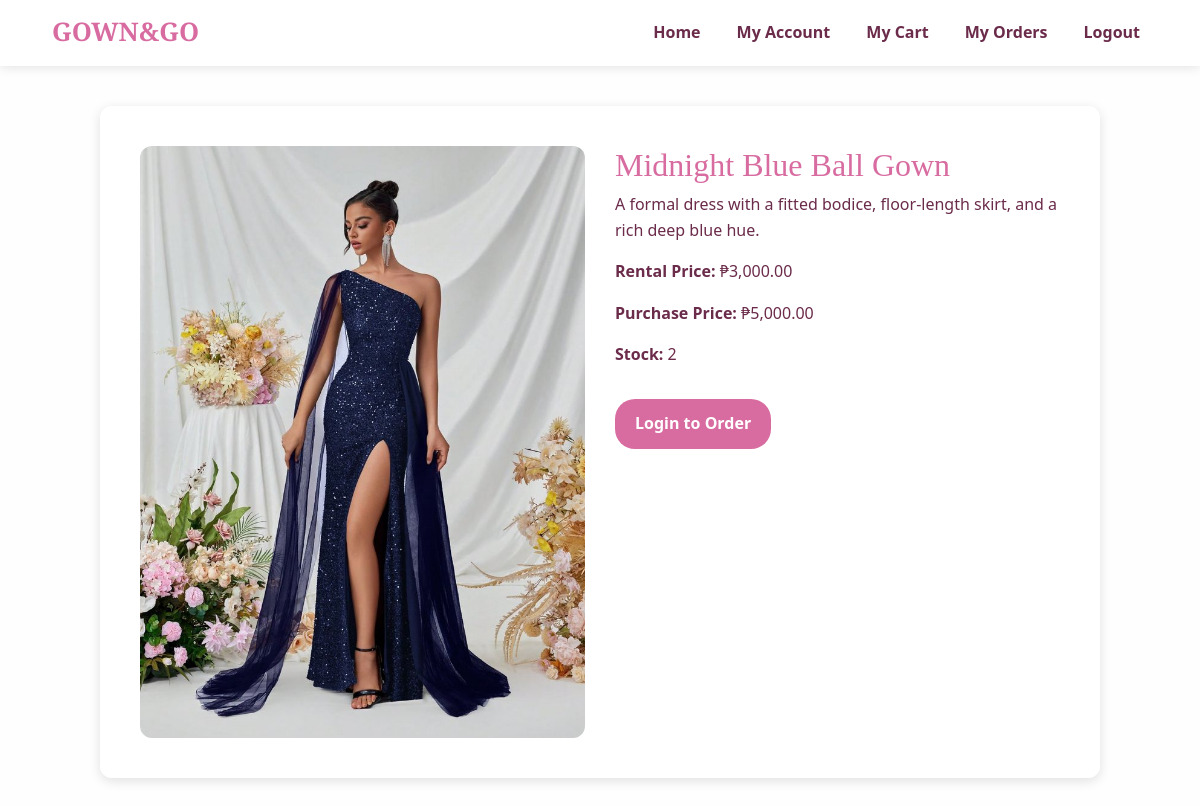
Page /view_item.php?id=3 on the committed database.
### tables this page shows
CREATE TABLE `items` (
  `item_id` int(11) NOT NULL,
  `name` varchar(255) NOT NULL,
  `description` text DEFAULT NULL,
  `rental_price` decimal(10,2) NOT NULL,
  `purchase_price` decimal(10,2) NOT NULL,
  `status` enum('Available','Out of Stock','Rented') NOT NULL DEFAULT 'Available',
  `stock` int(11) NOT NULL DEFAULT 0,
  `image` varchar(255) DEFAULT NULL,
  `created_at` datetime DEFAULT current_timestamp()
);

### view_item.php (the view, shortened to what this page needs)
<?php
include 'config.php';
$item_id = intval($_GET['id']);
$stmt = $conn->prepare("
    SELECT item_id, name, description, rental_price, purchase_price, stock, image
    FROM items
    WHERE item_id = ?
    LIMIT 1
");
$stmt->bind_param("i", $item_id);
$stmt->execute();
$result = $stmt->get_result();
$item = $result->fetch_assoc();
$imagePath = (!empty($item['image']))
    ? "uploads/" . $item['image']
    : "https://via.placeholder.com/450x450?text=No+Image";
?>
<!DOCTYPE html>
<html lang="en">
<head>
<link rel="stylesheet" href="https://cdn.jsdelivr.net/npm/bootstrap@5.3.8/dist/css/bootstrap.min.css">
<link rel="stylesheet" href="inclusion/stylesheet.css">
</head>
<body>
    <?php include 'inclusion/nav.php'; ?>
<div class="item-container">
    <div>
        <img src="<?php echo $imagePath; ?>" alt="">
    </div>
    <div class="item-details">
        <h2><?php echo htmlspecialchars($item['name']); ?></h2>
        <p><?php echo nl2br(htmlspecialchars($item['description'])); ?></p>
        <p><strong>Rental Price:</strong>
            <?php echo ($item['rental_price'] > 0) ? "₱" . number_format($item['rental_price'], 2) : "N/A"; ?>
        </p>
        <p><strong>Purchase Price:</strong>
            <?php echo ($item['purchase_price'] > 0) ? "₱" . number_format($item['purchase_price'], 2) : "N/A"; ?>
        </p>
        <p><strong>Stock:</strong> <?php echo $item['stock']; ?></p>
        <?php if (!isset($_SESSION['user_id'])): ?>
            <a href="login.php" class="cta">Login to Order</a>
        <?php else: ?>
            <p>Admins cannot add to cart.</p>
        <?php endif; ?>
    </div>
</div>
</body>
</html>

### inclusion/stylesheet.css (style rules this page uses)
* { box-sizing: border-box; }
html, body { margin: 0; padding: 0; box-sizing: border-box; }
body { font-family: 'Segoe UI', Tahoma, Geneva, Verdana, sans-serif; background: url('https://i.pinimg.com/1200x/63/01/8a/63018a11c5ad770ed2eec2d2587cea74.jpg') no-repeat center center fixed; background-size: cover; color: #6b2b4a; line-height: 1.6; position: relative; }
body::before { content: ""; position: fixed; inset: 0; background-color: rgba(245, 230, 240, 0.04); z-index: -1; }

### view_item.php (style rules this page uses)
.item-container { max-width: 1000px; margin: 40px auto; background: rgba(255,255,255,0.95); border-radius: 12px; box-shadow: 0 3px 12px rgba(0,0,0,0.12); padding: 40px; display: grid; grid-template-columns: 1fr 1fr; gap: 30px; }
.item-container img { width: 100%; border-radius: 12px; object-fit: cover; }
.item-details h2 { margin-top: 0; font-family: 'Playfair Display', serif; color: #d86ca1; font-size: 2rem; }
.cta { background-color: #d86ca1; color: #fff; padding: 12px 20px; border-radius: 20px; text-decoration: none; font-weight: bold; display: inline-block; margin-top: 15px; }

### rows in the picture
items: image (picture), name "Midnight Blue Ball Gown", description "A formal dress with a fitted bodice, floor-length skirt, and a rich deep blue hue.", rental_price "3,000.00", purchase_price "5,000.00", stock "2"
